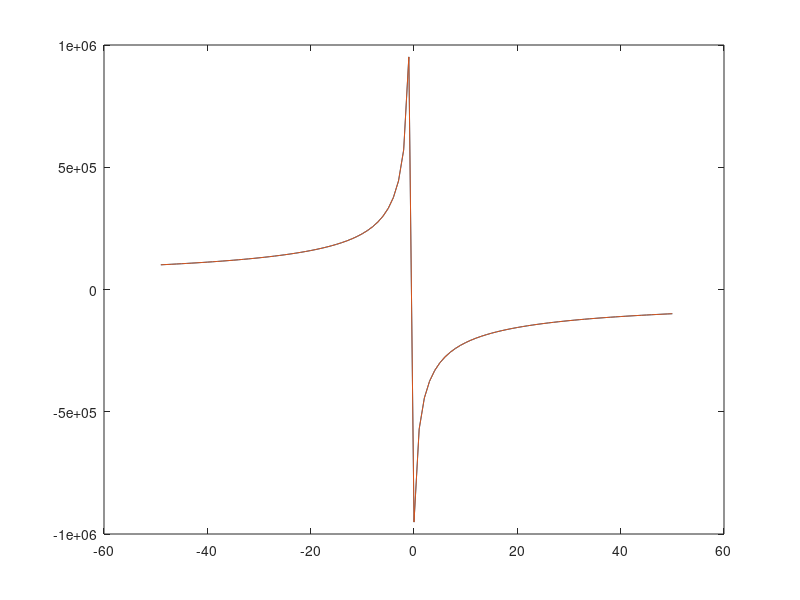

Write MATLAB code to recreate this figure.

clear all;
clc;

step_delay = 100000;
step_delay_ = 100000;
rest = 0;
data = [];

n = -50

for l=1:100
    n=n+1; % Starts out negative and slowly goes positive.
    new_step_delay = int64(step_delay - ((2 * step_delay + rest) / (4 * n + 1)));
    new_step_delay_ = int64(step_delay_ - ((2 * step_delay_) / (4 * n + 1)));
    
    step_delay = new_step_delay;
    step_delay_ = new_step_delay_;
    
    rest = rem((2 * step_delay + rest),(4 * n + 1));
    data = [data; n new_step_delay new_step_delay_];
end
figure;
plot(data(:,1),data(:,2),data(:,1),data(:,3));